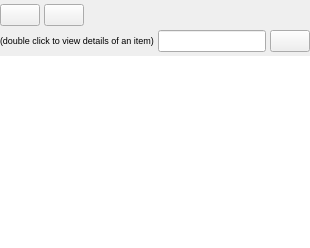
     <widget class="QWidget" name="tab_7">
      <attribute name="icon">
       <iconset theme="system-run">
        <normaloff>../../../../../../../../.designer/backup</normaloff>../../../../../../../../.designer/backup</iconset>
      </attribute>
      <attribute name="title">
       <string>Applications</string>
      </attribute>
      <layout class="QVBoxLayout" name="verticalLayout_4">
       <property name="spacing">
        <number>4</number>
       </property>
       <property name="leftMargin">
        <number>0</number>
       </property>
       <property name="topMargin">
        <number>4</number>
       </property>
       <property name="rightMargin">
        <number>0</number>
       </property>
       <property name="bottomMargin">
        <number>0</number>
       </property>
       <item>
        <layout class="QHBoxLayout" name="horizontalLayout_2">
         <item>
          <widget class="QPushButton" name="cmdProcsBack">
           <property name="enabled">
            <bool>true</bool>
           </property>
           <property name="text">
            <string/>
           </property>
           <property name="icon">
            <iconset theme="go-previous">
             <normaloff>../../../../../../../../../../../../../../../../../../../../../../../../../../.designer/backup</normaloff>../../../../../../../../../../../../../../../../../../../../../../../../../../.designer/backup</iconset>
           </property>
          </widget>
         </item>
         <item>
          <widget class="QPushButton" name="cmdProcDetails">
           <property name="text">
            <string/>
           </property>
           <property name="icon">
            <iconset theme="system-search">
             <normaloff>../../../../../../../../.designer/backup</normaloff>../../../../../../../../.designer/backup</iconset>
           </property>
          </widget>
         </item>
         <item>
          <widget class="QLabel" name="procsLabel">
           <property name="styleSheet">
            <string notr="true"/>
           </property>
           <property name="text">
            <string/>
           </property>
          </widget>
         </item>
         <item>
          <spacer name="horizontalSpacer_3">
           <property name="orientation">
            <enum>Qt::Horizontal</enum>
           </property>
           <property name="sizeHint" stdset="0">
            <size>
             <width>40</width>
             <height>20</height>
            </size>
           </property>
          </spacer>
         </item>
        </layout>
       </item>
       <item>
        <layout class="QHBoxLayout" name="horizontalLayout_13">
         <item>
          <widget class="QLabel" name="tipProcsLabel">
           <property name="text">
            <string>&lt;html&gt;&lt;head/&gt;&lt;body&gt;&lt;p&gt;&lt;span style=&quot; font-size:7pt;&quot;&gt;(double click to view details of an item)&lt;/span&gt;&lt;/p&gt;&lt;/body&gt;&lt;/html&gt;</string>
           </property>
          </widget>
         </item>
         <item>
          <widget class="QLineEdit" name="procsFilterLine"/>
         </item>
         <item>
          <widget class="QPushButton" name="cmdCleanProcs">
           <property name="text">
            <string/>
           </property>
           <property name="icon">
            <iconset theme="edit-clear-all">
             <normaloff>../../../../../../../../../../../../../../../../../../../../../../../../../../.designer/backup</normaloff>../../../../../../../../../../../../../../../../../../../../../../../../../../.designer/backup</iconset>
           </property>
          </widget>
         </item>
        </layout>
       </item>
       <item>
        <widget class="QTableView" name="procsTable">
         <property name="frameShape">
          <enum>QFrame::NoFrame</enum>
         </property>
         <property name="frameShadow">
          <enum>QFrame::Plain</enum>
         </property>
         <property name="sortingEnabled">
          <bool>false</bool>
         </property>
         <property name="cornerButtonEnabled">
          <bool>true</bool>
         </property>
         <attribute name="horizontalHeaderStretchLastSection">
          <bool>true</bool>
         </attribute>
         <attribute name="verticalHeaderStretchLastSection">
          <bool>false</bool>
         </attribute>
        </widget>
       </item>
      </layout>
     </widget>
